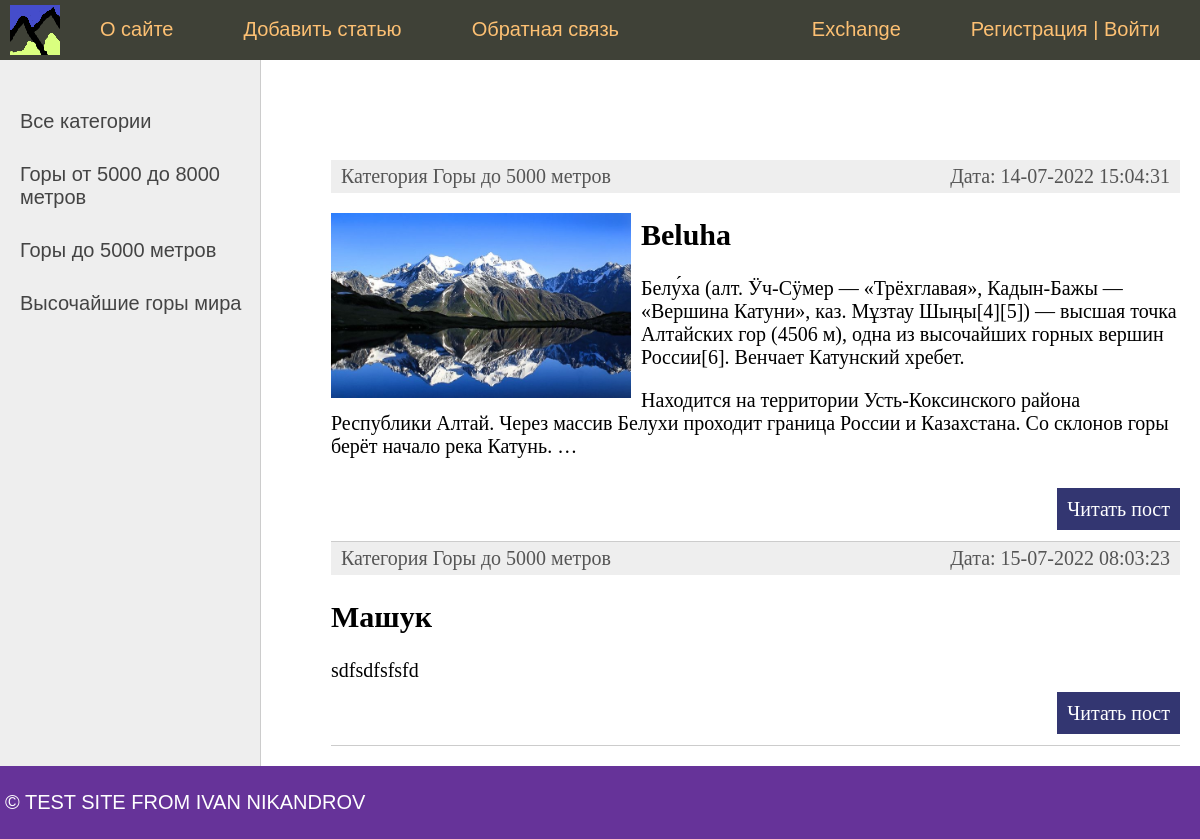
Page /category/gory-do-5000-metrov on the earlier database version.
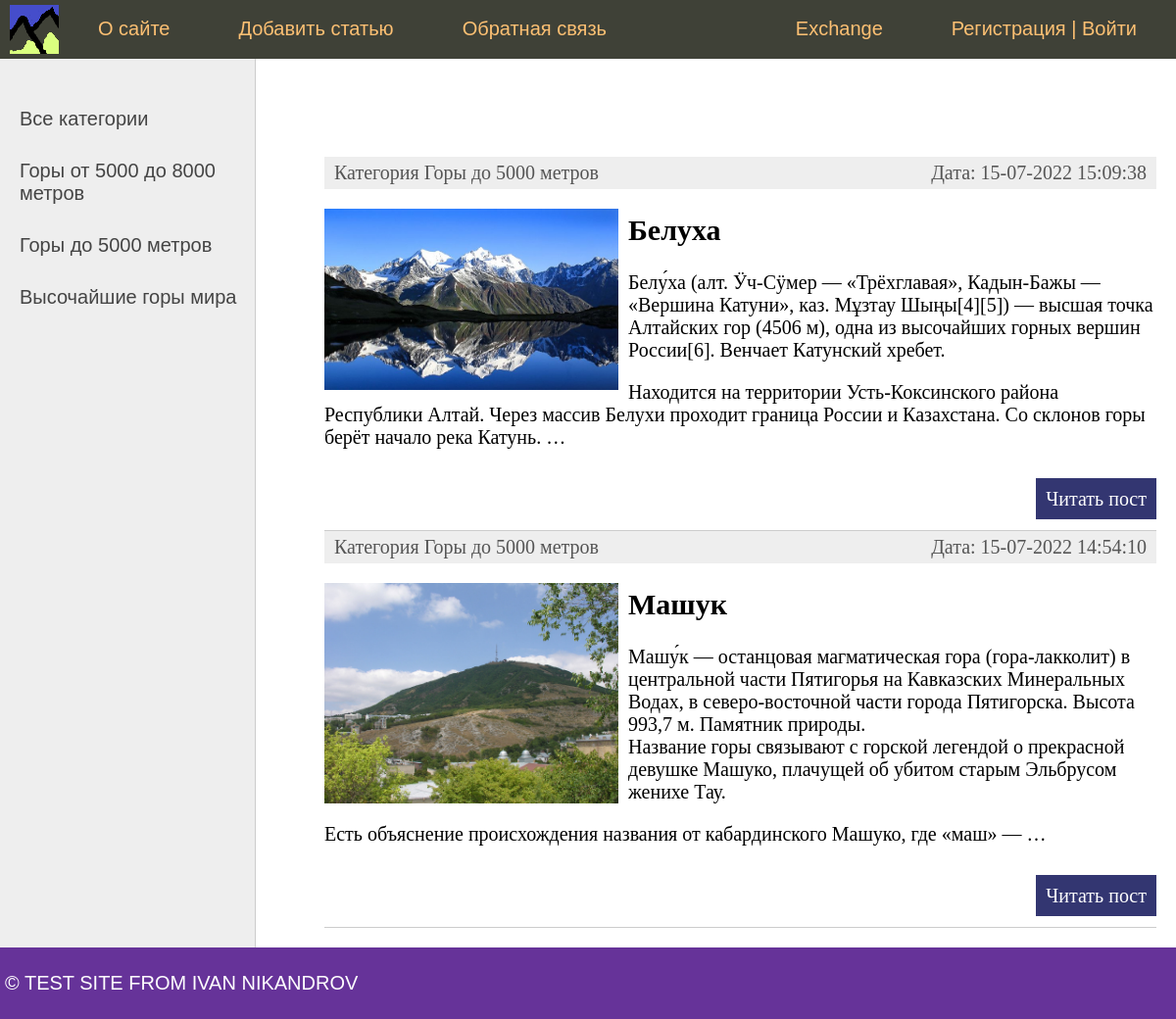
Same page on the later database version.
### mount/models.py (models this page shows, shortened)
class Mount(models.Model):
    title = models.CharField(max_length=255, verbose_name='Заголовок')
    slug = models.SlugField(max_length=255, unique=True, db_index=True, verbose_name='URL')
    content = models.TextField(blank=True, verbose_name='Текст статьи')
    photo = models.ImageField(upload_to="photos/%Y/%m/%d/", verbose_name='Фото')
    time_create = models.DateTimeField(auto_now_add=True, verbose_name='Время создания')
    time_update = models.DateTimeField(auto_now=True, verbose_name='Время изменения')
    is_published = models.BooleanField(default=True, verbose_name='Публикация')
    cat = models.ForeignKey('Category', on_delete=models.PROTECT, verbose_name='Категории')
    def get_absolute_url(self):
        return reverse('post', kwargs={'post_slug': self.slug})
    class Meta:
        verbose_name = 'Роскошные горищи'
        verbose_name_plural = 'Роскошные горищи'
        ordering = ['id']

class Category(models.Model):
    name = models.CharField(max_length=100, db_index=True, verbose_name="Категория")
    slug = models.SlugField(max_length=255, unique=True, db_index=True, verbose_name='URL')
    def __str__(self):
        return self.name
    def get_absolute_url(self):
        return reverse('category', kwargs={'cat_slug': self.slug})
    class Meta:
        verbose_name = 'Категории'
        verbose_name_plural = 'Категории'
        ordering = ['id']

### mount/views.py (the view)
# urls.py: path('category/<slug:cat_slug>', MontCategory.as_view(), name='category')
class MontCategory(DataMixin, ListView):
    model = Mount
    template_name = 'mount/index.html'
    context_object_name = 'posts'
    def get_context_data(self, *, object_list=None, **kwargs):
        context = super().get_context_data(**kwargs)
        c = Category.objects.get(slug=self.kwargs['cat_slug'])
        c_def = self.get_user_context(title='Категория - ' + str(c.name),
                                      cat_selected=str(c.pk))
        return dict(list(context.items()) + list(c_def.items()))
    def get_queryset(self):
        return Mount.objects.filter(cat__slug=self.kwargs['cat_slug'], is_published=True)

### mount/templatetags/mount_tags.py (called while the page is built)
@register.inclusion_tag('mount/list_categories.html')
def show_categories(sort=None, cat_selected=0):
    if not sort:
        cats = Category.objects.all()
    else:
        cats = Category.objects.order_by(sort)
    return {'cats': cats, "cat_selected": cat_selected}

@register.inclusion_tag('mount/list_mainmenu.html')
def show_mainmenu(sort=None):
    menu = [
        {'title': 'О сайте', 'url_name': 'about'},
        {'title': 'Добавить статью', 'url_name': 'add_page'},
        {'title': 'Обратная связь', 'url_name': 'contact'},
        {'title': 'Exchange', 'url_name': 'exchange_main'},
    ]
    return {'menu': menu}

### mount/utils.py (called while the page is built)
    def get_user_context(self, **kwargs):
        context = kwargs
        cats = cache.get('cats')
        if not cats:
            cats = Category.objects.all()
            cache.set('cats', cats, 60)
        context['cats'] = cats
        if 'cat_selected' not in context:
            context['cat_selected'] = 0
        return context

### mount/templates/mount/index.html (shortened to what this page needs)
{% extends 'mount/base.html' %}
{% block content %}
<ul class="list-articles">
	{% for p in posts %}
			<li><div class="article-panel">
            <p class="first">Категория {{ p.cat }}</p>
            <p class="last">Дата: {{ p.time_update|date:"d-m-Y H:i:s" }}</p>
            </div>
    {% if p.photo %}
        <p><img class= "img-article-left" src="{{ p.photo.url }}"></p>
    {% endif %}
            <h2>{{p.title}}</h2>
	{% autoescape on %}
	{{p.content|linebreaks|truncatewords:50}}
	{% endautoescape %}
			<p class="link-read-post"><a href="{{  p.get_absolute_url }}">Читать пост</a></p>
			</li>
	{% endfor %}
</ul>
{% endblock %}

Differences in the rows shown:
changed Mount: time_update "14-07-2022 15:04:31" → "15-07-2022 15:09:38"; title "Beluha" → "Белуха"
changed Mount "Машук": time_update "15-07-2022 08:03:23" → "15-07-2022 14:54:10"; photo: picture added; content "sdfsdfsfsfd" → "Машу́к — останцовая магматическая гора (гора-лакколит) в центральной части Пятигорья на Кавказских Минеральных Водах, в северо-восточной части города Пятигорска. Высота 993,7 м. Памятник природы. Название горы связывают с горской легендой о прекрасной девушке Машуко, плачущей об убитом старым Эльбрусом женихе Тау. Есть объяснение происхождения названия от кабардинского Машуко, где «маш» — …"
